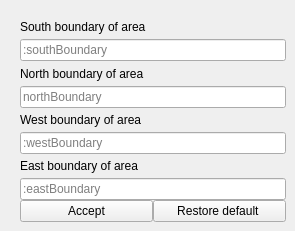
        <widget class="QWidget" name="tab_3">
         <attribute name="title">
          <string>Handover params</string>
         </attribute>
         <widget class="QWidget" name="layoutWidget3">
          <property name="geometry">
           <rect>
            <x>20</x>
            <y>15</y>
            <width>266</width>
            <height>207</height>
           </rect>
          </property>
          <layout class="QGridLayout" name="gridLayout_4">
           <property name="horizontalSpacing">
            <number>6</number>
           </property>
           <property name="verticalSpacing">
            <number>0</number>
           </property>
           <item row="0" column="0">
            <widget class="QLabel" name="label_2">
             <property name="text">
              <string>South boundary of area</string>
             </property>
            </widget>
           </item>
           <item row="2" column="0">
            <widget class="QLabel" name="label_3">
             <property name="text">
              <string>North boundary of area</string>
             </property>
            </widget>
           </item>
           <item row="3" column="0">
            <widget class="QLineEdit" name="northHandovernoundary">
             <property name="placeholderText">
              <string>northBoundary</string>
             </property>
            </widget>
           </item>
           <item row="7" column="0">
            <widget class="QLineEdit" name="eastHandovernoundary">
             <property name="placeholderText">
              <string>:eastBoundary</string>
             </property>
            </widget>
           </item>
           <item row="6" column="0">
            <widget class="QLabel" name="label_5">
             <property name="text">
              <string>East boundary of area</string>
             </property>
            </widget>
           </item>
           <item row="4" column="0">
            <widget class="QLabel" name="label_4">
             <property name="text">
              <string>West boundary of area</string>
             </property>
            </widget>
           </item>
           <item row="1" column="0">
            <widget class="QLineEdit" name="soutHandovernoundary">
             <property name="placeholderText">
              <string>:southBoundary</string>
             </property>
            </widget>
           </item>
           <item row="5" column="0">
            <widget class="QLineEdit" name="westHandovernoundary">
             <property name="placeholderText">
              <string>:westBoundary</string>
             </property>
            </widget>
           </item>
           <item row="8" column="0">
            <layout class="QHBoxLayout" name="horizontalLayout_3">
             <item>
              <widget class="QPushButton" name="pbsetHandoverParams">
               <property name="minimumSize">
                <size>
                 <width>128</width>
                 <height>0</height>
                </size>
               </property>
               <property name="text">
                <string>Accept</string>
               </property>
              </widget>
             </item>
             <item>
              <widget class="QPushButton" name="pbRestoreHandover">
               <property name="text">
                <string>Restore default </string>
               </property>
               <property name="flat">
                <bool>false</bool>
               </property>
              </widget>
             </item>
            </layout>
           </item>
          </layout>
         </widget>
        </widget>
